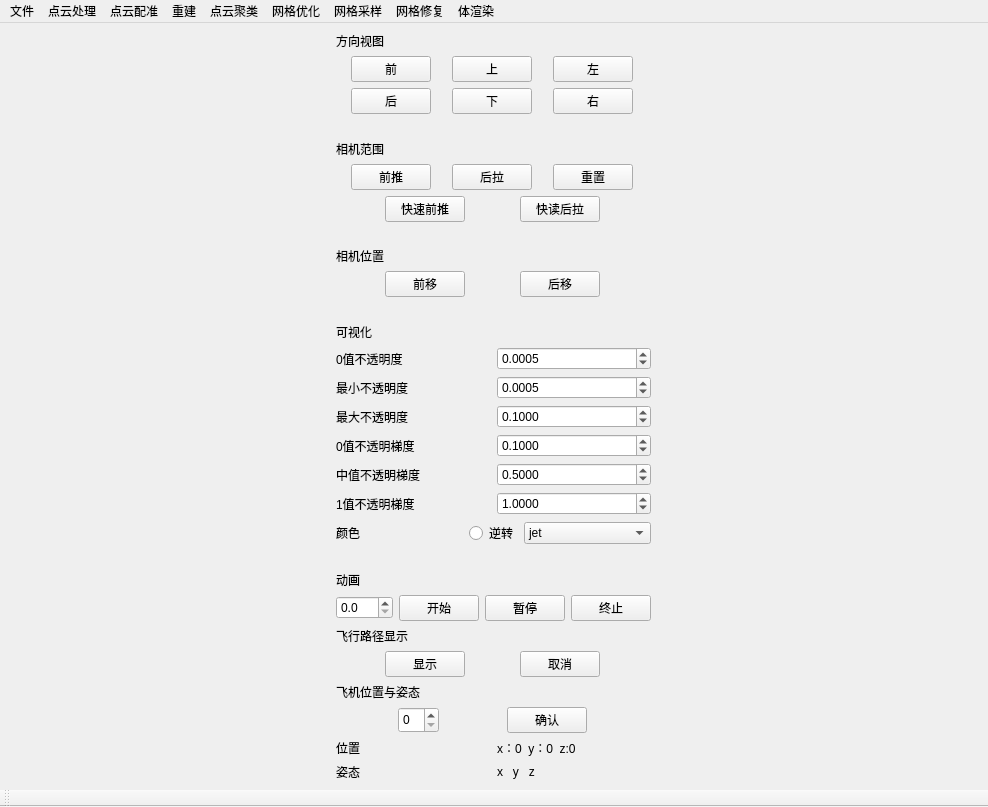
 <widget class="QMainWindow" name="MainWindow">
  <property name="geometry">
   <rect>
    <x>0</x>
    <y>0</y>
    <width>988</width>
    <height>807</height>
   </rect>
  </property>
  <property name="sizePolicy">
   <sizepolicy hsizetype="Preferred" vsizetype="Preferred">
    <horstretch>0</horstretch>
    <verstretch>0</verstretch>
   </sizepolicy>
  </property>
  <property name="windowTitle">
   <string>MainWindow</string>
  </property>
  <widget class="QWidget" name="centralwidget">
   <property name="contextMenuPolicy">
    <enum>Qt::DefaultContextMenu</enum>
   </property>
   <layout class="QGridLayout" name="gridLayout_2">
    <item row="0" column="1">
     <layout class="QGridLayout" name="gridLayout">
      <property name="sizeConstraint">
       <enum>QLayout::SetNoConstraint</enum>
      </property>
     </layout>
    </item>
    <item row="0" column="0">
     <layout class="QVBoxLayout" name="verticalLayout">
      <property name="sizeConstraint">
       <enum>QLayout::SetMaximumSize</enum>
      </property>
      <item>
       <widget class="QLabel" name="label">
        <property name="text">
         <string>方向视图</string>
        </property>
       </widget>
      </item>
      <item>
       <layout class="QHBoxLayout" name="horizontalLayout">
        <item>
         <widget class="QPushButton" name="pushButtonviewfront">
          <property name="sizePolicy">
           <sizepolicy hsizetype="Fixed" vsizetype="Fixed">
            <horstretch>0</horstretch>
            <verstretch>0</verstretch>
           </sizepolicy>
          </property>
          <property name="minimumSize">
           <size>
            <width>75</width>
            <height>0</height>
           </size>
          </property>
          <property name="text">
           <string>前</string>
          </property>
         </widget>
        </item>
        <item>
         <widget class="QPushButton" name="pushButtonviewup">
          <property name="sizePolicy">
           <sizepolicy hsizetype="Fixed" vsizetype="Fixed">
            <horstretch>0</horstretch>
            <verstretch>0</verstretch>
           </sizepolicy>
          </property>
          <property name="text">
           <string>上</string>
          </property>
          <property name="flat">
           <bool>false</bool>
          </property>
         </widget>
        </item>
        <item>
         <widget class="QPushButton" name="pushButtonviewleft">
          <property name="sizePolicy">
           <sizepolicy hsizetype="Fixed" vsizetype="Fixed">
            <horstretch>0</horstretch>
            <verstretch>0</verstretch>
           </sizepolicy>
          </property>
          <property name="text">
           <string>左</string>
          </property>
         </widget>
        </item>
       </layout>
      </item>
      <item>
       <layout class="QHBoxLayout" name="horizontalLayout_2">
        <item>
         <widget class="QPushButton" name="pushButtonviewback">
          <property name="sizePolicy">
           <sizepolicy hsizetype="Fixed" vsizetype="Fixed">
            <horstretch>0</horstretch>
            <verstretch>0</verstretch>
           </sizepolicy>
          </property>
          <property name="text">
           <string>后</string>
          </property>
         </widget>
        </item>
        <item>
         <widget class="QPushButton" name="pushButtonviewDown">
          <property name="sizePolicy">
           <sizepolicy hsizetype="Fixed" vsizetype="Fixed">
            <horstretch>0</horstretch>
            <verstretch>0</verstretch>
           </sizepolicy>
          </property>
          <property name="text">
           <string>下</string>
          </property>
          <property name="flat">
           <bool>false</bool>
          </property>
         </widget>
        </item>
        <item>
         <widget class="QPushButton" name="pushButtonviewright">
          <property name="sizePolicy">
           <sizepolicy hsizetype="Fixed" vsizetype="Fixed">
            <horstretch>0</horstretch>
            <verstretch>0</verstretch>
           </sizepolicy>
          </property>
          <property name="text">
           <string>右</string>
          </property>
         </widget>
        </item>
       </layout>
      </item>
      <item>
       <spacer name="verticalSpacer">
        <property name="orientation">
         <enum>Qt::Vertical</enum>
        </property>
        <property name="sizeHint" stdset="0">
         <size>
          <width>20</width>
          <height>40</height>
         </size>
        </property>
       </spacer>
      </item>
      <item>
       <widget class="QLabel" name="label_2">
        <property name="text">
         <string>相机范围</string>
        </property>
       </widget>
      </item>
      <item>
       <layout class="QHBoxLayout" name="horizontalLayout_3">
        <item>
         <widget class="QPushButton" name="pushButtonclipforward">
          <property name="sizePolicy">
           <sizepolicy hsizetype="Fixed" vsizetype="Fixed">
            <horstretch>0</horstretch>
            <verstretch>0</verstretch>
           </sizepolicy>
          </property>
          <property name="text">
           <string>前推</string>
          </property>
          <property name="autoRepeat">
           <bool>true</bool>
          </property>
          <property name="autoRepeatDelay">
           <number>300</number>
          </property>
          <property name="autoRepeatInterval">
           <number>1</number>
          </property>
         </widget>
        </item>
        <item>
         <widget class="QPushButton" name="pushButtonclipbackoff">
          <property name="sizePolicy">
           <sizepolicy hsizetype="Fixed" vsizetype="Fixed">
            <horstretch>0</horstretch>
            <verstretch>0</verstretch>
           </sizepolicy>
          </property>
          <property name="text">
           <string>后拉</string>
          </property>
          <property name="autoRepeat">
           <bool>true</bool>
          </property>
          <property name="autoRepeatDelay">
           <number>300</number>
          </property>
          <property name="autoRepeatInterval">
           <number>1</number>
          </property>
         </widget>
        </item>
        <item>
         <widget class="QPushButton" name="pushButtonclipreset">
          <property name="sizePolicy">
           <sizepolicy hsizetype="Fixed" vsizetype="Fixed">
            <horstretch>0</horstretch>
            <verstretch>0</verstretch>
           </sizepolicy>
          </property>
          <property name="text">
           <string>重置</string>
          </property>
         </widget>
        </item>
       </layout>
      </item>
      <item>
       <layout class="QHBoxLayout" name="horizontalLayout_4">
        <item>
         <widget class="QPushButton" name="pushButton_2">
          <property name="sizePolicy">
           <sizepolicy hsizetype="Fixed" vsizetype="Fixed">
            <horstretch>0</horstretch>
            <verstretch>0</verstretch>
           </sizepolicy>
          </property>
          <property name="text">
           <string>快速前推</string>
          </property>
          <property name="autoRepeat">
           <bool>true</bool>
          </property>
          <property name="autoRepeatInterval">
           <number>1</number>
          </property>
         </widget>
        </item>
        <item>
         <widget class="QPushButton" name="pushButton">
          <property name="sizePolicy">
           <sizepolicy hsizetype="Fixed" vsizetype="Fixed">
            <horstretch>0</horstretch>
            <verstretch>0</verstretch>
           </sizepolicy>
          </property>
          <property name="text">
           <string>快读后拉</string>
          </property>
          <property name="autoRepeat">
           <bool>true</bool>
          </property>
          <property name="autoRepeatInterval">
           <number>1</number>
          </property>
         </widget>
        </item>
       </layout>
      </item>
      <item>
       <spacer name="verticalSpacer_2">
        <property name="orientation">
         <enum>Qt::Vertical</enum>
        </property>
        <property name="sizeHint" stdset="0">
         <size>
          <width>20</width>
          <height>40</height>
         </size>
        </property>
       </spacer>
      </item>
      <item>
       <widget class="QLabel" name="label_3">
        <property name="text">
         <string>相机位置</string>
        </property>
       </widget>
      </item>
      <item>
       <layout class="QHBoxLayout" name="horizontalLayout_5">
        <item>
         <widget class="QPushButton" name="pushButton_5">
          <property name="sizePolicy">
           <sizepolicy hsizetype="Fixed" vsizetype="Fixed">
            <horstretch>0</horstretch>
            <verstretch>0</verstretch>
           </sizepolicy>
          </property>
          <property name="text">
           <string>前移</string>
          </property>
          <property name="autoRepeat">
           <bool>true</bool>
          </property>
          <property name="autoRepeatInterval">
           <number>1</number>
          </property>
         </widget>
        </item>
        <item>
         <widget class="QPushButton" name="pushButton_4">
          <property name="sizePolicy">
           <sizepolicy hsizetype="Fixed" vsizetype="Fixed">
            <horstretch>0</horstretch>
            <verstretch>0</verstretch>
           </sizepolicy>
          </property>
          <property name="text">
           <string>后移</string>
          </property>
          <property name="autoRepeat">
           <bool>true</bool>
          </property>
          <property name="autoRepeatInterval">
           <number>1</number>
          </property>
         </widget>
        </item>
       </layout>
      </item>
      <item>
       <spacer name="verticalSpacer_3">
        <property name="orientation">
         <enum>Qt::Vertical</enum>
        </property>
        <property name="sizeHint" stdset="0">
         <size>
          <width>20</width>
          <height>40</height>
         </size>
        </property>
       </spacer>
      </item>
      <item>
       <widget class="QLabel" name="label_4">
        <property name="text">
         <string>可视化</string>
        </property>
       </widget>
      </item>
      <item>
       <layout class="QHBoxLayout" name="horizontalLayout_6">
        <item>
         <widget class="QLabel" name="label_5">
          <property name="text">
           <string>0值不透明度</string>
          </property>
         </widget>
        </item>
        <item>
         <widget class="QDoubleSpinBox" name="doubleSpinBoxZeroAlpha">
          <property name="decimals">
           <number>4</number>
          </property>
          <property name="maximum">
           <double>1.000000000000000</double>
          </property>
          <property name="singleStep">
           <double>0.001000000000000</double>
          </property>
          <property name="value">
           <double>0.000500000000000</double>
          </property>
         </widget>
        </item>
       </layout>
      </item>
      <item>
       <layout class="QHBoxLayout" name="horizontalLayout_7">
        <item>
         <widget class="QLabel" name="label_6">
          <property name="text">
           <string>最小不透明度</string>
          </property>
         </widget>
        </item>
        <item>
         <widget class="QDoubleSpinBox" name="doubleSpinBoxLowalpha">
          <property name="decimals">
           <number>4</number>
          </property>
          <property name="maximum">
           <double>1.000000000000000</double>
          </property>
          <property name="singleStep">
           <double>0.001000000000000</double>
          </property>
          <property name="value">
           <double>0.000500000000000</double>
          </property>
         </widget>
        </item>
       </layout>
      </item>
      <item>
       <layout class="QHBoxLayout" name="horizontalLayout_8">
        <item>
         <widget class="QLabel" name="label_7">
          <property name="text">
           <string>最大不透明度</string>
          </property>
         </widget>
        </item>
        <item>
         <widget class="QDoubleSpinBox" name="doubleSpinBoxHighAlpha">
          <property name="decimals">
           <number>4</number>
          </property>
          <property name="maximum">
           <double>1.000000000000000</double>
          </property>
          <property name="singleStep">
           <double>0.001000000000000</double>
          </property>
          <property name="value">
           <double>0.100000000000000</double>
          </property>
         </widget>
        </item>
       </layout>
      </item>
      <item>
       <layout class="QHBoxLayout" name="horizontalLayout_11">
        <item>
         <widget class="QLabel" name="label_10">
          <property name="text">
           <string>0值不透明梯度</string>
          </property>
         </widget>
        </item>
        <item>
         <widget class="QDoubleSpinBox" name="doubleSpinBox0_gradientAlpha">
          <property name="decimals">
           <number>4</number>
          </property>
          <property name="maximum">
           <double>5.000000000000000</double>
          </property>
          <property name="singleStep">
           <double>0.001000000000000</double>
          </property>
          <property name="value">
           <double>0.100000000000000</double>
          </property>
         </widget>
        </item>
       </layout>
      </item>
      <item>
       <layout class="QHBoxLayout" name="horizontalLayout_12">
        <item>
         <widget class="QLabel" name="label_11">
          <property name="text">
           <string>中值不透明梯度</string>
          </property>
         </widget>
        </item>
        <item>
         <widget class="QDoubleSpinBox" name="doubleSpinBox05_gradientAlpha">
          <property name="decimals">
           <number>4</number>
          </property>
          <property name="maximum">
           <double>5.000000000000000</double>
          </property>
          <property name="singleStep">
           <double>0.001000000000000</double>
          </property>
          <property name="value">
           <double>0.500000000000000</double>
          </property>
         </widget>
        </item>
       </layout>
      </item>
      <item>
       <layout class="QHBoxLayout" name="horizontalLayout_13">
        <item>
         <widget class="QLabel" name="label_12">
          <property name="text">
           <string>1值不透明梯度</string>
          </property>
         </widget>
        </item>
        <item>
         <widget class="QDoubleSpinBox" name="doubleSpinBox1_gradientAlpha">
          <property name="decimals">
           <number>4</number>
          </property>
          <property name="maximum">
           <double>5.000000000000000</double>
          </property>
          <property name="singleStep">
           <double>0.001000000000000</double>
          </property>
          <property name="value">
           <double>1.000000000000000</double>
          </property>
         </widget>
        </item>
       </layout>
      </item>
      <item>
       <layout class="QHBoxLayout" name="horizontalLayout_9">
        <item>
         <widget class="QLabel" name="label_8">
          <property name="text">
           <string>颜色</string>
          </property>
         </widget>
        </item>
        <item>
         <widget class="QRadioButton" name="radioButtonColorReverse">
          <property name="sizePolicy">
           <sizepolicy hsizetype="Fixed" vsizetype="Fixed">
            <horstretch>0</horstretch>
            <verstretch>0</verstretch>
           </sizepolicy>
          </property>
          <property name="text">
           <string>逆转</string>
          </property>
         </widget>
        </item>
        <item>
         <widget class="QComboBox" name="comboBox">
          <item>
           <property name="text">
            <string>jet</string>
           </property>
          </item>
          <item>
           <property name="text">
            <string>rainbow</string>
           </property>
          </item>
          <item>
           <property name="text">
            <string>turbo</string>
           </property>
          </item>
          <item>
           <property name="text">
            <string>hsv</string>
           </property>
          </item>
          <item>
           <property name="text">
            <string>hot</string>
           </property>
          </item>
          <item>
           <property name="text">
            <string>spring</string>
           </property>
          </item>
          <item>
           <property name="text">
            <string>summer</string>
           </property>
          </item>
          <item>
           <property name="text">
            <string>autumn</string>
           </property>
          </item>
          <item>
           <property name="text">
            <string>winter</string>
           </property>
          </item>
          <item>
           <property name="text">
            <string>viridis</string>
           </property>
          </item>
         </widget>
        </item>
       </layout>
      </item>
      <item>
       <spacer name="verticalSpacer_4">
        <property name="orientation">
         <enum>Qt::Vertical</enum>
        </property>
        <property name="sizeHint" stdset="0">
         <size>
          <width>20</width>
          <height>40</height>
         </size>
        </property>
       </spacer>
      </item>
      <item>
       <widget class="QLabel" name="label_9">
        <property name="text">
         <string>动画</string>
        </property>
       </widget>
      </item>
      <item>
       <layout class="QHBoxLayout" name="horizontalLayout_10">
        <item>
         <widget class="QDoubleSpinBox" name="doubleSpinBoxAnimationTime">
          <property name="sizePolicy">
           <sizepolicy hsizetype="Fixed" vsizetype="Fixed">
            <horstretch>0</horstretch>
            <verstretch>0</verstretch>
           </sizepolicy>
          </property>
          <property name="decimals">
           <number>1</number>
          </property>
         </widget>
        </item>
        <item>
         <widget class="QPushButton" name="pushButtonAnimationStart">
          <property name="sizePolicy">
           <sizepolicy hsizetype="Fixed" vsizetype="Fixed">
            <horstretch>0</horstretch>
            <verstretch>0</verstretch>
           </sizepolicy>
          </property>
          <property name="text">
           <string>开始</string>
          </property>
         </widget>
        </item>
        <item>
         <widget class="QPushButton" name="pushButton_3">
          <property name="sizePolicy">
           <sizepolicy hsizetype="Fixed" vsizetype="Fixed">
            <horstretch>0</horstretch>
            <verstretch>0</verstretch>
           </sizepolicy>
          </property>
          <property name="text">
           <string>暂停</string>
          </property>
         </widget>
        </item>
        <item>
         <widget class="QPushButton" name="pushButtonAnimationEnd">
          <property name="sizePolicy">
           <sizepolicy hsizetype="Fixed" vsizetype="Fixed">
            <horstretch>0</horstretch>
            <verstretch>0</verstretch>
           </sizepolicy>
          </property>
          <property name="text">
           <string>终止</string>
          </property>
         </widget>
        </item>
       </layout>
      </item>
      <item>
       <widget class="QLabel" name="label_13">
        <property name="sizePolicy">
         <sizepolicy hsizetype="Minimum" vsizetype="Minimum">
          <horstretch>0</horstretch>
          <verstretch>0</verstretch>
         </sizepolicy>
        </property>
        <property name="text">
         <string>飞行路径显示</string>
        </property>
       </widget>
      </item>
      <item>
       <layout class="QHBoxLayout" name="horizontalLayout_14">
        <property name="sizeConstraint">
         <enum>QLayout::SetMinimumSize</enum>
        </property>
        <item>
         <widget class="QPushButton" name="pathshow">
          <property name="sizePolicy">
           <sizepolicy hsizetype="Fixed" vsizetype="Minimum">
            <horstretch>0</horstretch>
            <verstretch>0</verstretch>
           </sizepolicy>
          </property>
          <property name="text">
           <string>显示</string>
          </property>
         </widget>
        </item>
        <item>
         <widget class="QPushButton" name="pathcancel">
          <property name="sizePolicy">
           <sizepolicy hsizetype="Fixed" vsizetype="Minimum">
            <horstretch>0</horstretch>
            <verstretch>0</verstretch>
           </sizepolicy>
          </property>
          <property name="text">
           <string>取消</string>
          </property>
         </widget>
        </item>
       </layout>
      </item>
      <item>
       <widget class="QLabel" name="label_14">
        <property name="sizePolicy">
         <sizepolicy hsizetype="Minimum" vsizetype="Minimum">
          <horstretch>0</horstretch>
          <verstretch>0</verstretch>
         </sizepolicy>
        </property>
        <property name="text">
         <string>飞机位置与姿态</string>
        </property>
       </widget>
      </item>
      <item>
       <layout class="QHBoxLayout" name="horizontalLayout_15">
        <item>
         <widget class="QSpinBox" name="airpathid">
          <property name="sizePolicy">
           <sizepolicy hsizetype="Fixed" vsizetype="Minimum">
            <horstretch>0</horstretch>
            <verstretch>0</verstretch>
           </sizepolicy>
          </property>
         </widget>
        </item>
        <item>
         <widget class="QPushButton" name="coordposition">
          <property name="sizePolicy">
           <sizepolicy hsizetype="Fixed" vsizetype="Minimum">
            <horstretch>0</horstretch>
            <verstretch>0</verstretch>
           </sizepolicy>
          </property>
          <property name="text">
           <string>确认</string>
          </property>
         </widget>
        </item>
       </layout>
      </item>
      <item>
       <layout class="QHBoxLayout" name="horizontalLayout_16">
        <item alignment="Qt::AlignLeft">
         <widget class="QLabel" name="label24">
          <property name="sizePolicy">
           <sizepolicy hsizetype="Preferred" vsizetype="Preferred">
            <horstretch>0</horstretch>
            <verstretch>0</verstretch>
           </sizepolicy>
          </property>
          <property name="minimumSize">
           <size>
            <width>24</width>
            <height>0</height>
           </size>
          </property>
          <property name="text">
           <string>位置</string>
          </property>
         </widget>
        </item>
        <item>
         <widget class="QLabel" name="coordlabel">
          <property name="sizePolicy">
           <sizepolicy hsizetype="Preferred" vsizetype="Preferred">
            <horstretch>0</horstretch>
            <verstretch>0</verstretch>
           </sizepolicy>
          </property>
          <property name="text">
           <string>x：0  y：0  z:0</string>
          </property>
         </widget>
        </item>
       </layout>
      </item>
      <item>
       <layout class="QHBoxLayout" name="horizontalLayout_17">
        <item alignment="Qt::AlignLeft">
         <widget class="QLabel" name="label_17">
          <property name="sizePolicy">
           <sizepolicy hsizetype="Preferred" vsizetype="Preferred">
            <horstretch>0</horstretch>
            <verstretch>0</verstretch>
           </sizepolicy>
          </property>
          <property name="minimumSize">
           <size>
            <width>24</width>
            <height>0</height>
           </size>
          </property>
          <property name="text">
           <string>姿态</string>
          </property>
          <property name="alignment">
           <set>Qt::AlignLeading|Qt::AlignLeft|Qt::AlignVCenter</set>
          </property>
         </widget>
        </item>
        <item>
         <widget class="QLabel" name="positionlable">
          <property name="sizePolicy">
           <sizepolicy hsizetype="Preferred" vsizetype="Preferred">
            <horstretch>0</horstretch>
            <verstretch>0</verstretch>
           </sizepolicy>
          </property>
          <property name="text">
           <string>x   y   z</string>
          </property>
         </widget>
        </item>
       </layout>
      </item>
      <item>
       <layout class="QHBoxLayout" name="horizontalLayout_18"/>
      </item>
     </layout>
    </item>
   </layout>
  </widget>
  <widget class="QMenuBar" name="menubar">
   <property name="geometry">
    <rect>
     <x>0</x>
     <y>0</y>
     <width>988</width>
     <height>22</height>
    </rect>
   </property>
   <widget class="QMenu" name="menu">
    <property name="title">
     <string>文件</string>
    </property>
    <addaction name="actionpointcloud"/>
    <addaction name="actionadd_file"/>
    <addaction name="actionsave_file"/>
    <addaction name="actionclear_file"/>
   </widget>
   <widget class="QMenu" name="menuregister">
    <property name="title">
     <string>点云配准</string>
    </property>
    <addaction name="actionFast_global"/>
    <addaction name="actionICP"/>
    <addaction name="actionColored_ICP"/>
    <addaction name="actionMultiway"/>
   </widget>
   <widget class="QMenu" name="menuReconstruction">
    <property name="title">
     <string>重建</string>
    </property>
    <addaction name="actionBall_pivoting"/>
    <addaction name="actionPoisson"/>
    <addaction name="actionBall_autoguess"/>
    <addaction name="actionreconstruction5"/>
   </widget>
   <widget class="QMenu" name="menuCluster">
    <property name="title">
     <string>点云聚类</string>
    </property>
    <addaction name="actiondensity"/>
   </widget>
   <widget class="QMenu" name="menuMesh_Filter">
    <property name="title">
     <string>网格优化</string>
    </property>
    <addaction name="actionTaubin"/>
    <addaction name="actionLaplacian"/>
    <addaction name="actionAverage"/>
   </widget>
   <widget class="QMenu" name="menuProcess">
    <property name="title">
     <string>点云处理</string>
    </property>
    <widget class="QMenu" name="menuremove_outliner">
     <property name="title">
      <string>移除离群点</string>
     </property>
     <addaction name="actionradius"/>
     <addaction name="actionstatistical"/>
    </widget>
    <addaction name="actiondownsample_2"/>
    <addaction name="actionestimate_normals"/>
    <addaction name="actionmerge_points"/>
    <addaction name="menuremove_outliner"/>
   </widget>
   <widget class="QMenu" name="menuMesh_Sample">
    <property name="title">
     <string>网格采样</string>
    </property>
    <addaction name="actionuniformly"/>
    <addaction name="actionpoisson_disk"/>
   </widget>
   <widget class="QMenu" name="menuMesh_Repair">
    <property name="title">
     <string>网格修复</string>
    </property>
    <addaction name="actionclose_holes"/>
   </widget>
   <widget class="QMenu" name="menuVolume_Render">
    <property name="title">
     <string>体渲染</string>
    </property>
    <addaction name="actionAdd_model"/>
    <addaction name="actionMulti_Volume"/>
    <addaction name="actionClear_model"/>
    <addaction name="actionClear_Volume"/>
   </widget>
   <addaction name="menu"/>
   <addaction name="menuProcess"/>
   <addaction name="menuregister"/>
   <addaction name="menuReconstruction"/>
   <addaction name="menuCluster"/>
   <addaction name="menuMesh_Filter"/>
   <addaction name="menuMesh_Sample"/>
   <addaction name="menuMesh_Repair"/>
   <addaction name="menuVolume_Render"/>
  </widget>
  <widget class="QToolBar" name="toolBar">
   <property name="windowTitle">
    <string>toolBar</string>
   </property>
   <attribute name="toolBarArea">
    <enum>BottomToolBarArea</enum>
   </attribute>
   <attribute name="toolBarBreak">
    <bool>false</bool>
   </attribute>
  </widget>
  <action name="actionpointcloud">
   <property name="text">
    <string>打开文件</string>
   </property>
  </action>
  <action name="actionBall_pivoting">
   <property name="text">
    <string>小型开曲面</string>
   </property>
  </action>
  <action name="actionPoisson">
   <property name="text">
    <string>小型闭曲面</string>
   </property>
  </action>
  <action name="actionAlpha_shapes">
   <property name="text">
    <string>reconstruction3</string>
   </property>
  </action>
  <action name="actionICP">
   <property name="text">
    <string>局部配准</string>
   </property>
  </action>
  <action name="actionColored_ICP">
   <property name="text">
    <string>颜色局部配准</string>
   </property>
  </action>
  <action name="actionFast_global">
   <property name="text">
    <string>快速全局配准</string>
   </property>
  </action>
  <action name="actionMultiway">
   <property name="text">
    <string>多路配准</string>
   </property>
  </action>
  <action name="actionadd_file">
   <property name="text">
    <string>添加文件</string>
   </property>
  </action>
  <action name="actionsave_file">
   <property name="text">
    <string>保存文件</string>
   </property>
  </action>
  <action name="actiondensity">
   <property name="text">
    <string>密度</string>
   </property>
  </action>
  <action name="actionclear_file">
   <property name="text">
    <string>清除文件</string>
   </property>
  </action>
  <action name="actionTaubin">
   <property name="text">
    <string>平滑</string>
   </property>
  </action>
  <action name="actionLaplacian">
   <property name="text">
    <string>公式平滑</string>
   </property>
  </action>
  <action name="actionAverage">
   <property name="text">
    <string>平均平滑</string>
   </property>
  </action>
  <action name="actionestimate_normals">
   <property name="text">
    <string>估计法向量</string>
   </property>
  </action>
  <action name="actionvoxel">
   <property name="text">
    <string>voxel</string>
   </property>
  </action>
  <action name="actiondownsample_2">
   <property name="text">
    <string>下采样</string>
   </property>
  </action>
  <action name="actionmerge_points">
   <property name="text">
    <string>合并点云</string>
   </property>
  </action>
  <action name="actionradius">
   <property name="text">
    <string>半径移除法</string>
   </property>
  </action>
  <action name="actionstatistical">
   <property name="text">
    <string>统计移除法</string>
   </property>
  </action>
  <action name="actionuniformly">
   <property name="text">
    <string>均匀采样</string>
   </property>
  </action>
  <action name="actionpoisson_disk">
   <property name="text">
    <string>圆盘采样</string>
   </property>
  </action>
  <action name="actionclose_holes">
   <property name="text">
    <string>补洞</string>
   </property>
  </action>
  <action name="actionBall_autoguess">
   <property name="text">
    <string>小型开曲面</string>
   </property>
  </action>
  <action name="actionreconstruction5">
   <property name="text">
    <string>大型通用</string>
   </property>
  </action>
  <action name="actionAdd_Volume">
   <property name="text">
    <string>Add Volume</string>
   </property>
  </action>
  <action name="actionAdd_model">
   <property name="text">
    <string>添加模型</string>
   </property>
  </action>
  <action name="actionMulti_Volume">
   <property name="text">
    <string>添加数据</string>
   </property>
  </action>
  <action name="actionClear_model">
   <property name="text">
    <string>清除模型</string>
   </property>
  </action>
  <action name="actionClear_Volume">
   <property name="text">
    <string>清楚数据</string>
   </property>
  </action>
 </widget>
